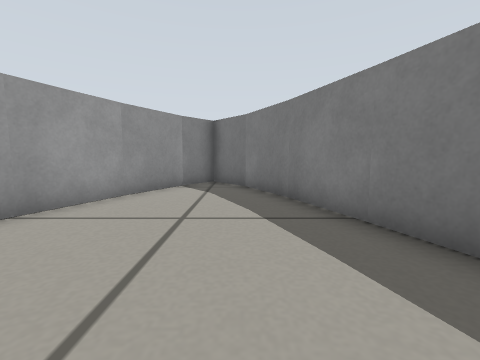
view 1 (above)

16 first-person views from a walk through a robot-simulator world made for Gazebo. The camera is 0.27 m above the floor, tilts 6° down and sees 90° across. The floor is counted in squares, 0.25 m on a side. Each view is taken from the middle of a square. On the plan, view 1 faces up. The plan holds only what a view shows up to about 11 squares ahead; the rest is blank. The place goes on beyond the plan.

view 2
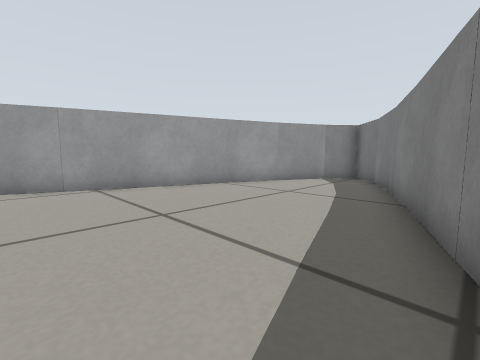

view 3
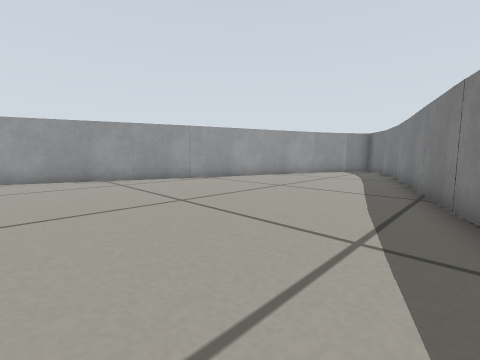

view 4
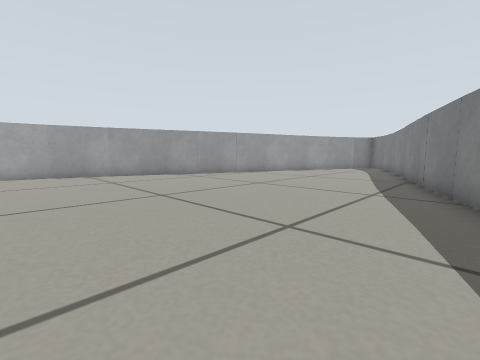

view 5
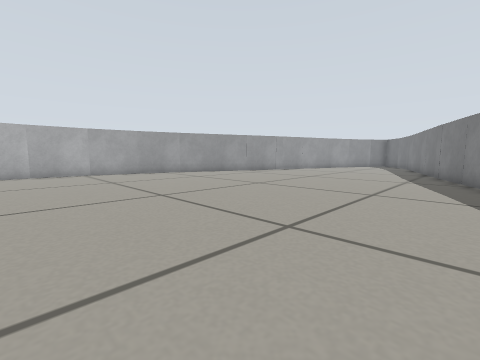

view 6
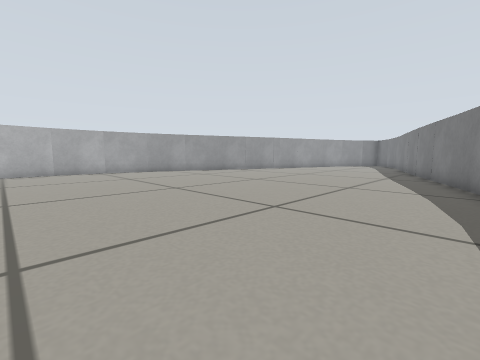

view 7
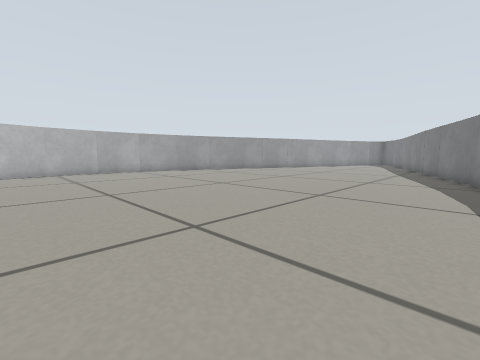

view 8
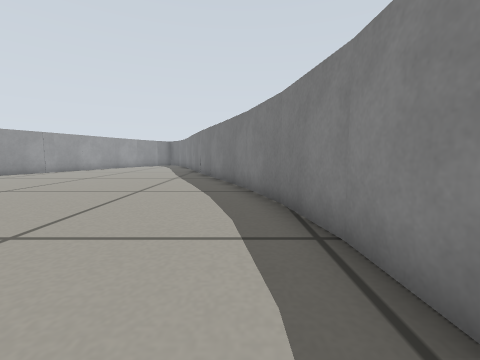

view 9
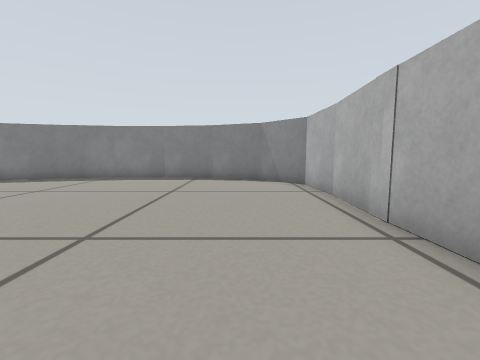

view 10
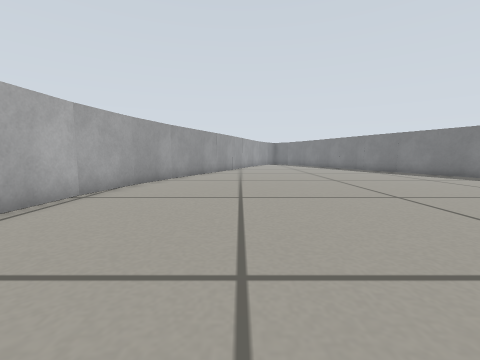

view 11
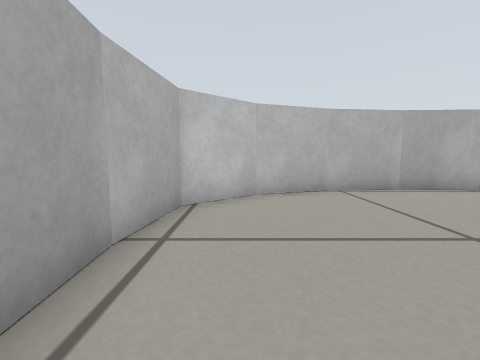

view 12
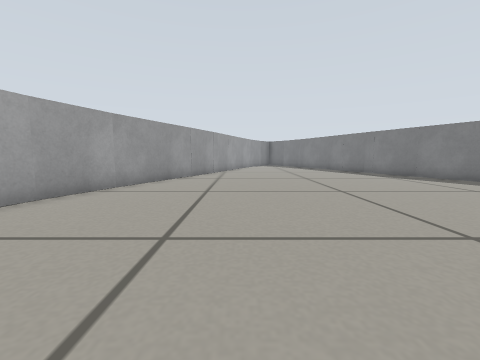

view 13
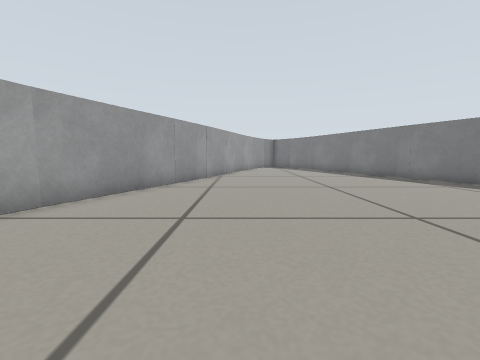

view 14
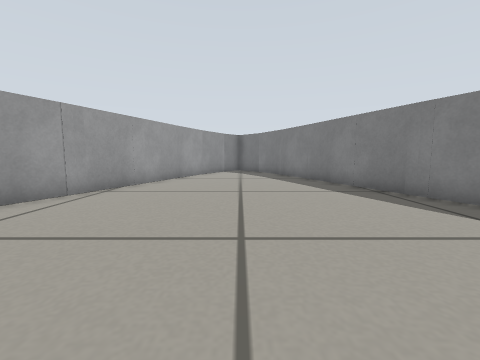

view 15
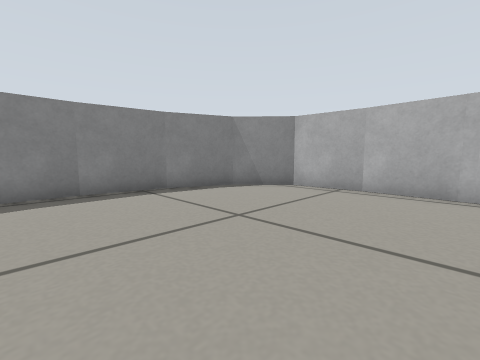

view 16
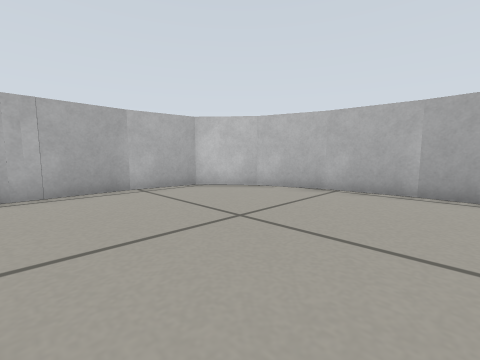

### Floor plan
Points are (right, up) in squares from view 1. A wall is a line through its corners. A room is listed if a view was taken in it or the views show most of it. See-through windows are left out.
Room 1 (views 1, 2, 3, 4, 5, 6, 7, 8, 9, 10, 11, 12, 13, 14, 15, 16)
walls: (5.9, -7.7) (5.1, -5.3); (5.4, -5.3) (4.3, -2.7); (4.4, -3.4) (4.3, -2.9); (-8.8, -9.3) (-9.3, -11.8); (4.2, -2.8) (1.3, 6.1); (-9.3, -11.6) (-9.4, -14.1); (7.3, -12.1) (6.9, -9.8) (6.2, -7.4); (-9.4, -14) (-9.1, -16.4); (7.4, -14.5) (7.3, -12); (-9.2, -16.3) (-8.4, -18.6) (-7, -20.2) (-4.8, -20.5); (7.1, -16.8) (7.4, -14.3); (-0.3, -20.3) (2.3, -20.5); (2.5, -20.5) (4.7, -20.4) (6.2, -18.9) (7.1, -16.7); (-4.6, -20.5) (-0.2, -20.2); (1.2, 6) (0.2, 8.1); (-3, 6.3) (-9, -9.4); (0.3, 8) (-1, 9.6) (-2, 8.4); (-2, 8.5) (-3.1, 6.2)

Where each view was taken, in squares from view 1:
view 1: 0 up, 0 right, facing up
view 2: 2 down, 3 right, facing up-left
view 3: 7 down, 4 right, facing up-left
view 4: 11 down, 5 right, facing up-left
view 5: 15 down, 5 right, facing up-left
view 6: 16 down, 6 right, facing up-left
view 7: 18 down, 6 right, facing up-left
view 8: 15 down, 6 right, facing up
view 9: 18 down, 4 left, facing right
view 10: 18 down, 5 left, facing up
view 11: 19 down, 2 left, facing left
view 12: 15 down, 4 left, facing up
view 13: 12 down, 4 left, facing up
view 14: 7 down, 1 left, facing up
view 15: 13 down, 0 right, facing down-right
view 16: 13 down, 2 left, facing down-left
